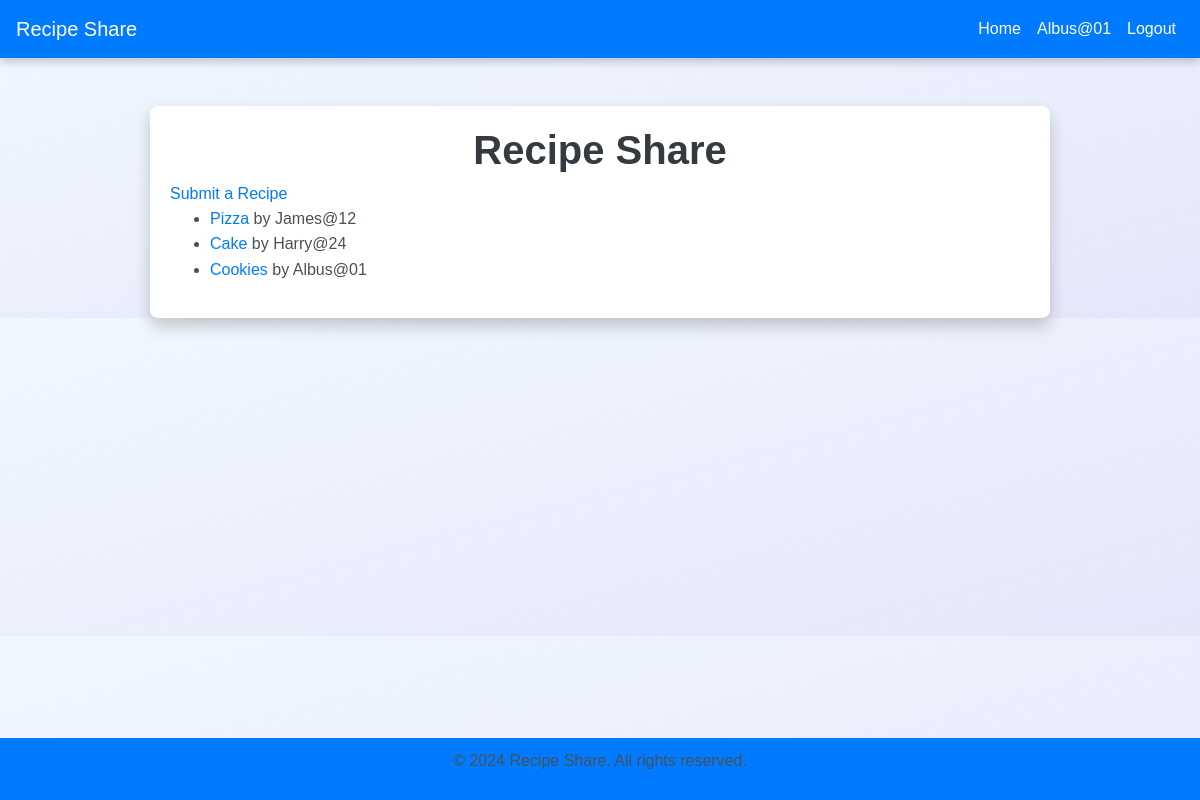
The page / (signed in) on the database its author committed.
### app/models.py (models this page shows, shortened)
class Recipe(models.Model):
    title = models.CharField(max_length=100)
    ingredients = models.TextField()
    instructions = models.TextField()
    image = models.ImageField(upload_to='images/')
    author = models.ForeignKey(User, on_delete=models.CASCADE)
    created_at = models.DateTimeField(auto_now_add=True)
    likes = models.ManyToManyField(User, related_name='recipe_likes', blank=True)

### app/views.py (the view)
# urls.py: path('', views.index, name='index'),
def index(request):
    recipes = Recipe.objects.all()
    return render(request, 'app/index.html', {'recipes': recipes})

### app/templates/app/index.html
{% extends 'app/base.html' %}
{% block content %}
    <h1>Recipe Share</h1>
    <a href="{% url 'submit_recipe' %}">Submit a Recipe</a>
    <ul>
        {% for recipe in recipes %}
            <li>
                <a href="{% url 'view_recipe' recipe.id %}">{{ recipe.title }}</a> by {{ recipe.author }}
            </li>
        {% endfor %}
    </ul>
{% endblock %}

### app/templates/app/base.html (shortened to what this page needs)
<!DOCTYPE html>
<html lang="en">
<head>
    {% load static %}
    <link rel="stylesheet" href="https://maxcdn.bootstrapcdn.com/bootstrap/4.5.2/css/bootstrap.min.css">
    <link rel="stylesheet" href="{% static 'css/styles.css' %}">
</head>
<body>
    <nav class="navbar navbar-expand-lg">
        <a class="navbar-brand" href="{% url 'index' %}">Recipe Share</a>
        <div class="collapse navbar-collapse" id="navbarNav">
            <ul class="navbar-nav ml-auto">
                <li class="nav-item">
                    <a class="nav-link" href="{% url 'index' %}">Home</a>
                </li>
                {% if user.is_authenticated %}
                    <li class="nav-item">
                        <a class="nav-link" href="{% url 'view_user' user.id %}">{{ user.username }}</a>
                    </li>
                    <li class="nav-item">
                        <a class="nav-link" href="{% url 'logout' %}">Logout</a>
                    </li>
                {% endif %}
            </ul>
        </div>
    </nav>
    <div class="container mt-5">
        {% block content %}
        {% endblock %}
    </div>
    <footer>
        <p>&copy; 2024 Recipe Share. All rights reserved.</p>
    </footer>
</body>
</html>

### app/static/css/styles.css (style rules this page uses)
body { font-family: 'Arial', sans-serif; background: linear-gradient(to bottom right, #f0f8ff, #e6e6fa); margin: 0; padding: 0; }
.navbar { margin-bottom: 20px; background-color: #007bff !important; box-shadow: 0 4px 8px rgba(0, 0, 0, 0.2); }
.navbar-brand, .nav-link { color: #ffffff !important; }
.container { max-width: 900px; margin: 0 auto; padding: 20px; background-color: #ffffff; border-radius: 8px; box-shadow: 0 8px 16px rgba(0, 0, 0, 0.2); position: relative; z-index: 1; }
h1, h2 { color: #343a40; font-weight: bold; text-align: center; }
p, ul { color: #495057; line-height: 1.6; }
a { color: #007bff; text-decoration: none; transition: color 0.3s; }
footer { background-color: #007bff; color: #ffffff; padding: 10px 0; text-align: center; position: fixed; width: 100%; bottom: 0; left: 0; border-top: none; box-shadow: none; }

### rows shown on the page
Recipe: title "Pizza", author "James@12"
Recipe: title "Cake", author "Harry@24"
Recipe: title "Cookies", author "Albus@01"

### other values the page prints
{{ user.username }} "Albus@01"
